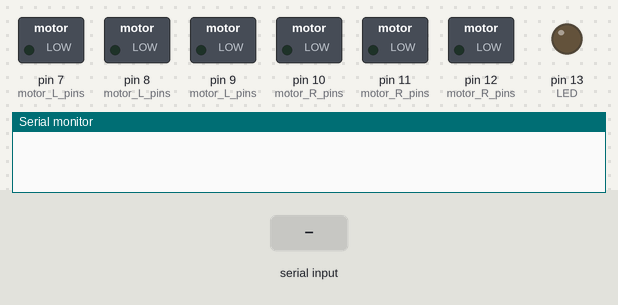
Bench run of a sketch on a simulated Arduino Uno, built with avr-gcc and run on an emulated ATmega328P. On the bench: switched loads named in the sketch (green lamp = pin HIGH), output pins drawn as LEDs (lit = HIGH), the last lines printed to the serial monitor. The test bench sets the inputs (shaded band).

Above: at 1.2 s.
1.3 s: byte 84 (TRIANGLE) received over Serial
At 1.8 s:
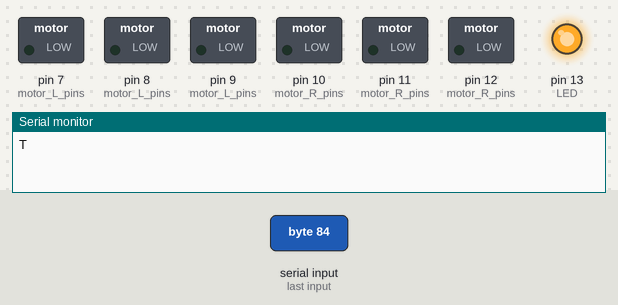
2.8 s: "1" received over Serial
4.3 s: byte 70 (FORWARD) received over Serial
5.8 s: byte 66 (BACKWARD) received over Serial
7.3 s: byte 76 (LEFT) received over Serial
8.8 s: byte 82 (RIGHT) received over Serial
Timing chart, 0 to 11.3 s (numbered marks = the images above; inputs shaded):
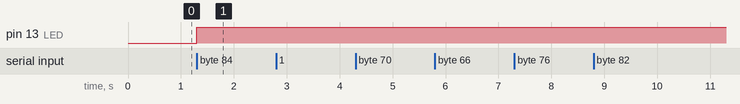

Measured:
- after the input at 1.3 s, pin 13 (LED): LOW → HIGH at once

The sketch:

bb8.ino
```cpp
#define FORWARD 'F'
#define BACKWARD 'B'
#define LEFT 'L'
#define RIGHT 'R'
#define CIRCLE 'C'
#define CROSS 'X'
#define TRIANGLE 'T'
#define SQUARE 'S'
#define START 'A'
#define PAUSE 'P'

#define MOTOR_MAX 50
#define MOTOR_NORMAL 50
// Motor Pin[] Format: Negative, Positive, PWM
const int motor_L_pins[] = {7, 8, 9};
const int motor_R_pins[] = {10, 11, 12};
const int LED = 13;

bool motors_on = false;
int motors_speed = 155;

void power_motor(int motor_pins[3], bool on, int pwm = 255, bool rev = false)
{
    if (on)
    {
        if (!rev)
        {
            digitalWrite(motor_pins[0], 1);
            digitalWrite(motor_pins[1], 0);
            analogWrite(motor_pins[2], pwm);
        }
        else
        {
            digitalWrite(motor_pins[0], 0);
            digitalWrite(motor_pins[1], 1);
            analogWrite(motor_pins[2], pwm);
        }
    }
    else
    {
        digitalWrite(motor_pins[0], 0);
        digitalWrite(motor_pins[1], 0);
        analogWrite(motor_pins[2], 0);
    }
}

void executeCommand(char command)
{
    switch (command)
    {
    case FORWARD:
        power_motor(motor_L_pins, motors_on, motors_speed);
        power_motor(motor_R_pins, motors_on, motors_speed);
        break;

    case BACKWARD:
        power_motor(motor_L_pins, motors_on, motors_speed, true);
        power_motor(motor_R_pins, motors_on, motors_speed, true);
        break;

    case LEFT:
        power_motor(motor_L_pins, motors_on, motors_speed, true);
        power_motor(motor_R_pins, motors_on, motors_speed);
        break;

    case RIGHT:
        power_motor(motor_L_pins, motors_on, motors_speed);
        power_motor(motor_R_pins, motors_on, motors_speed, true);
        break;

    case CIRCLE:
        motors_speed = MOTOR_NORMAL;
        break;

    case CROSS:
        motors_speed = MOTOR_MAX;
        break;

    case TRIANGLE:
        digitalWrite(LED, HIGH);
        break;
    case SQUARE:
        digitalWrite(LED, LOW);
        break;
    case START:
        motors_on = true;
        digitalWrite(LED, HIGH);
        break;

    case PAUSE:
        motors_on = false;
        digitalWrite(LED, LOW);
        break;

    default:
        // Invalid command
        break;
    }
}

void setup()
{
    Serial.begin(9600);
    for (int pin : motor_L_pins)
        pinMode(pin, OUTPUT);

    for (int pin : motor_R_pins)
        pinMode(pin, OUTPUT);

    pinMode(LED, OUTPUT);
}

void loop()
{
    if (Serial.available())
    {
        char command = Serial.read();
        Serial.println(command);
        executeCommand(command);
    }
}
```
